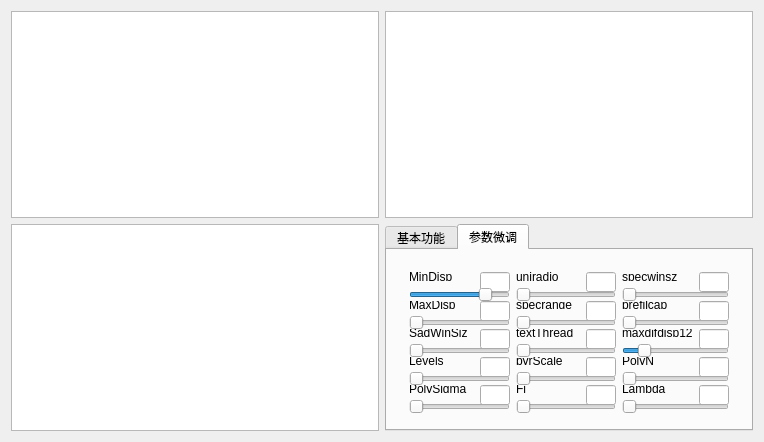
<?xml version="1.0" encoding="UTF-8"?>
<ui version="4.0">
 <class>Match</class>
 <widget class="QWidget" name="Match">
  <property name="geometry">
   <rect>
    <x>0</x>
    <y>0</y>
    <width>760</width>
    <height>438</height>
   </rect>
  </property>
  <property name="windowTitle">
   <string>Match</string>
  </property>
  <layout class="QGridLayout" name="gridLayout">
   <item row="0" column="0">
    <widget class="QGraphicsView" name="Viewer_MatchL">
     <property name="minimumSize">
      <size>
       <width>368</width>
       <height>207</height>
      </size>
     </property>
    </widget>
   </item>
   <item row="0" column="1">
    <widget class="QGraphicsView" name="Viewer_MatchR">
     <property name="minimumSize">
      <size>
       <width>368</width>
       <height>207</height>
      </size>
     </property>
    </widget>
   </item>
   <item row="1" column="0">
    <widget class="QGraphicsView" name="Viewer_ParallaxDiagram">
     <property name="minimumSize">
      <size>
       <width>368</width>
       <height>207</height>
      </size>
     </property>
    </widget>
   </item>
   <item row="1" column="1">
    <widget class="QTabWidget" name="tabWidget_3">
     <property name="minimumSize">
      <size>
       <width>368</width>
       <height>207</height>
      </size>
     </property>
     <property name="maximumSize">
      <size>
       <width>16777215</width>
       <height>16777215</height>
      </size>
     </property>
     <property name="currentIndex">
      <number>1</number>
     </property>
     <widget class="QWidget" name="tab_8">
      <attribute name="title">
       <string>基本功能</string>
      </attribute>
      <layout class="QGridLayout" name="gridLayout_12">
       <item row="0" column="0">
        <widget class="QPushButton" name="pushButton_MatchDefault">
         <property name="minimumSize">
          <size>
           <width>0</width>
           <height>20</height>
          </size>
         </property>
         <property name="text">
          <string>默认参数</string>
         </property>
        </widget>
       </item>
       <item row="0" column="1">
        <widget class="QPushButton" name="pushButton_MatchChooseFiles">
         <property name="minimumSize">
          <size>
           <width>0</width>
           <height>20</height>
          </size>
         </property>
         <property name="text">
          <string>选择文件</string>
         </property>
        </widget>
       </item>
       <item row="0" column="2">
        <widget class="QPushButton" name="pushButton_MatchStart">
         <property name="minimumSize">
          <size>
           <width>0</width>
           <height>20</height>
          </size>
         </property>
         <property name="text">
          <string>开始计算</string>
         </property>
        </widget>
       </item>
       <item row="1" column="0">
        <widget class="QGroupBox" name="groupBox_5">
         <property name="title">
          <string>匹配算法</string>
         </property>
         <layout class="QVBoxLayout" name="verticalLayout_2">
          <item>
           <widget class="QRadioButton" name="radioButton_BM">
            <property name="text">
             <string>BM</string>
            </property>
           </widget>
          </item>
          <item>
           <widget class="QRadioButton" name="radioButton_SGBM">
            <property name="text">
             <string>SGBM</string>
            </property>
           </widget>
          </item>
          <item>
           <widget class="QRadioButton" name="radioButton_VAR">
            <property name="text">
             <string>VAR</string>
            </property>
           </widget>
          </item>
         </layout>
        </widget>
       </item>
       <item row="1" column="1" colspan="2">
        <widget class="QGroupBox" name="groupBox_6">
         <property name="title">
          <string>状态</string>
         </property>
         <layout class="QVBoxLayout" name="verticalLayout_3">
          <item>
           <widget class="QLabel" name="label_35">
            <property name="text">
             <string>左视图:</string>
            </property>
           </widget>
          </item>
          <item>
           <widget class="QLineEdit" name="lineEdit_Lstate"/>
          </item>
          <item>
           <widget class="QLabel" name="label_36">
            <property name="text">
             <string>右视图:</string>
            </property>
           </widget>
          </item>
          <item>
           <widget class="QLineEdit" name="lineEdit_RState"/>
          </item>
          <item>
           <widget class="QLabel" name="label_37">
            <property name="text">
             <string>视差图:</string>
            </property>
           </widget>
          </item>
          <item>
           <widget class="QLineEdit" name="lineEdit_ParallaxDiagramState"/>
          </item>
         </layout>
        </widget>
       </item>
      </layout>
     </widget>
     <widget class="QWidget" name="tab_9">
      <attribute name="title">
       <string>参数微调</string>
      </attribute>
      <layout class="QGridLayout" name="gridLayout_11">
       <item row="0" column="0">
        <widget class="QWidget" name="widget_2" native="true">
         <layout class="QGridLayout" name="gridLayout_10">
          <item row="1" column="2" colspan="2">
           <widget class="QSlider" name="horizontalSlider_uniradio">
            <property name="minimumSize">
             <size>
              <width>0</width>
              <height>15</height>
             </size>
            </property>
            <property name="maximumSize">
             <size>
              <width>16777215</width>
              <height>15</height>
             </size>
            </property>
            <property name="maximum">
             <number>50</number>
            </property>
            <property name="orientation">
             <enum>Qt::Horizontal</enum>
            </property>
           </widget>
          </item>
          <item row="1" column="4" colspan="2">
           <widget class="QSlider" name="horizontalSlider_specwinsz">
            <property name="minimumSize">
             <size>
              <width>0</width>
              <height>15</height>
             </size>
            </property>
            <property name="maximumSize">
             <size>
              <width>16777215</width>
              <height>15</height>
             </size>
            </property>
            <property name="maximum">
             <number>200</number>
            </property>
            <property name="orientation">
             <enum>Qt::Horizontal</enum>
            </property>
           </widget>
          </item>
          <item row="2" column="1">
           <widget class="QLineEdit" name="lineEdit_MaxDisp">
            <property name="minimumSize">
             <size>
              <width>30</width>
              <height>20</height>
             </size>
            </property>
            <property name="maximumSize">
             <size>
              <width>30</width>
              <height>20</height>
             </size>
            </property>
           </widget>
          </item>
          <item row="2" column="2">
           <widget class="QLabel" name="label_26">
            <property name="text">
             <string>specrange</string>
            </property>
           </widget>
          </item>
          <item row="0" column="0">
           <widget class="QLabel" name="label_20">
            <property name="text">
             <string>MinDisp</string>
            </property>
           </widget>
          </item>
          <item row="2" column="0">
           <widget class="QLabel" name="label_21">
            <property name="text">
             <string>MaxDisp</string>
            </property>
           </widget>
          </item>
          <item row="0" column="3">
           <widget class="QLineEdit" name="lineEdit_uniradio">
            <property name="minimumSize">
             <size>
              <width>30</width>
              <height>20</height>
             </size>
            </property>
            <property name="maximumSize">
             <size>
              <width>30</width>
              <height>20</height>
             </size>
            </property>
           </widget>
          </item>
          <item row="0" column="5">
           <widget class="QLineEdit" name="lineEdit_specwinsz">
            <property name="minimumSize">
             <size>
              <width>30</width>
              <height>20</height>
             </size>
            </property>
            <property name="maximumSize">
             <size>
              <width>30</width>
              <height>20</height>
             </size>
            </property>
           </widget>
          </item>
          <item row="0" column="4">
           <widget class="QLabel" name="label_30">
            <property name="text">
             <string>specwinsz</string>
            </property>
           </widget>
          </item>
          <item row="0" column="1">
           <widget class="QLineEdit" name="lineEdit_MinDisp">
            <property name="minimumSize">
             <size>
              <width>30</width>
              <height>20</height>
             </size>
            </property>
            <property name="maximumSize">
             <size>
              <width>30</width>
              <height>20</height>
             </size>
            </property>
           </widget>
          </item>
          <item row="0" column="2">
           <widget class="QLabel" name="label_25">
            <property name="text">
             <string>uniradio</string>
            </property>
           </widget>
          </item>
          <item row="1" column="0" colspan="2">
           <widget class="QSlider" name="horizontalSlider_MinDisp">
            <property name="minimumSize">
             <size>
              <width>0</width>
              <height>15</height>
             </size>
            </property>
            <property name="maximumSize">
             <size>
              <width>16777215</width>
              <height>15</height>
             </size>
            </property>
            <property name="minimum">
             <number>-64</number>
            </property>
            <property name="maximum">
             <number>16</number>
            </property>
            <property name="orientation">
             <enum>Qt::Horizontal</enum>
            </property>
           </widget>
          </item>
          <item row="8" column="0">
           <widget class="QLabel" name="label_24">
            <property name="text">
             <string>PolySigma</string>
            </property>
           </widget>
          </item>
          <item row="4" column="3">
           <widget class="QLineEdit" name="lineEdit_textThread">
            <property name="minimumSize">
             <size>
              <width>30</width>
              <height>20</height>
             </size>
            </property>
            <property name="maximumSize">
             <size>
              <width>30</width>
              <height>20</height>
             </size>
            </property>
           </widget>
          </item>
          <item row="6" column="0">
           <widget class="QLabel" name="label_23">
            <property name="text">
             <string>Levels</string>
            </property>
           </widget>
          </item>
          <item row="3" column="2" colspan="2">
           <widget class="QSlider" name="horizontalSlider_specrange">
            <property name="minimumSize">
             <size>
              <width>0</width>
              <height>15</height>
             </size>
            </property>
            <property name="maximumSize">
             <size>
              <width>16777215</width>
              <height>15</height>
             </size>
            </property>
            <property name="maximum">
             <number>64</number>
            </property>
            <property name="orientation">
             <enum>Qt::Horizontal</enum>
            </property>
           </widget>
          </item>
          <item row="6" column="3">
           <widget class="QLineEdit" name="lineEdit_pyrScale">
            <property name="minimumSize">
             <size>
              <width>30</width>
              <height>20</height>
             </size>
            </property>
            <property name="maximumSize">
             <size>
              <width>30</width>
              <height>20</height>
             </size>
            </property>
           </widget>
          </item>
          <item row="5" column="0" colspan="2">
           <widget class="QSlider" name="horizontalSlider_SadWinSiz">
            <property name="minimumSize">
             <size>
              <width>0</width>
              <height>15</height>
             </size>
            </property>
            <property name="maximumSize">
             <size>
              <width>16777215</width>
              <height>15</height>
             </size>
            </property>
            <property name="minimum">
             <number>5</number>
            </property>
            <property name="maximum">
             <number>51</number>
            </property>
            <property name="singleStep">
             <number>2</number>
            </property>
            <property name="orientation">
             <enum>Qt::Horizontal</enum>
            </property>
           </widget>
          </item>
          <item row="5" column="4" colspan="2">
           <widget class="QSlider" name="horizontalSlider_maxdifdisp12">
            <property name="minimumSize">
             <size>
              <width>0</width>
              <height>15</height>
             </size>
            </property>
            <property name="maximumSize">
             <size>
              <width>16777215</width>
              <height>15</height>
             </size>
            </property>
            <property name="minimum">
             <number>-1</number>
            </property>
            <property name="maximum">
             <number>5</number>
            </property>
            <property name="orientation">
             <enum>Qt::Horizontal</enum>
            </property>
           </widget>
          </item>
          <item row="6" column="4">
           <widget class="QLabel" name="label_33">
            <property name="text">
             <string>PolyN</string>
            </property>
           </widget>
          </item>
          <item row="4" column="5">
           <widget class="QLineEdit" name="lineEdit_maxdifdisp12">
            <property name="minimumSize">
             <size>
              <width>30</width>
              <height>20</height>
             </size>
            </property>
            <property name="maximumSize">
             <size>
              <width>30</width>
              <height>20</height>
             </size>
            </property>
           </widget>
          </item>
          <item row="7" column="2" colspan="2">
           <widget class="QSlider" name="horizontalSlider_pyrScale">
            <property name="minimumSize">
             <size>
              <width>0</width>
              <height>15</height>
             </size>
            </property>
            <property name="maximumSize">
             <size>
              <width>16777215</width>
              <height>15</height>
             </size>
            </property>
            <property name="minimum">
             <number>1</number>
            </property>
            <property name="maximum">
             <number>10</number>
            </property>
            <property name="singleStep">
             <number>1</number>
            </property>
            <property name="value">
             <number>1</number>
            </property>
            <property name="orientation">
             <enum>Qt::Horizontal</enum>
            </property>
           </widget>
          </item>
          <item row="3" column="4" colspan="2">
           <widget class="QSlider" name="horizontalSlider_prefilcap">
            <property name="minimumSize">
             <size>
              <width>0</width>
              <height>15</height>
             </size>
            </property>
            <property name="maximumSize">
             <size>
              <width>16777215</width>
              <height>15</height>
             </size>
            </property>
            <property name="minimum">
             <number>1</number>
            </property>
            <property name="maximum">
             <number>100</number>
            </property>
            <property name="orientation">
             <enum>Qt::Horizontal</enum>
            </property>
           </widget>
          </item>
          <item row="2" column="5">
           <widget class="QLineEdit" name="lineEdit_prefilcap">
            <property name="minimumSize">
             <size>
              <width>30</width>
              <height>20</height>
             </size>
            </property>
            <property name="maximumSize">
             <size>
              <width>30</width>
              <height>20</height>
             </size>
            </property>
           </widget>
          </item>
          <item row="4" column="0">
           <widget class="QLabel" name="label_22">
            <property name="text">
             <string>SadWinSiz</string>
            </property>
           </widget>
          </item>
          <item row="2" column="3">
           <widget class="QLineEdit" name="lineEdit_specrange">
            <property name="minimumSize">
             <size>
              <width>30</width>
              <height>20</height>
             </size>
            </property>
            <property name="maximumSize">
             <size>
              <width>30</width>
              <height>20</height>
             </size>
            </property>
           </widget>
          </item>
          <item row="2" column="4">
           <widget class="QLabel" name="label_31">
            <property name="text">
             <string>prefilcap</string>
            </property>
           </widget>
          </item>
          <item row="4" column="2">
           <widget class="QLabel" name="label_27">
            <property name="text">
             <string>textThread</string>
            </property>
           </widget>
          </item>
          <item row="6" column="2">
           <widget class="QLabel" name="label_28">
            <property name="text">
             <string>pyrScale</string>
            </property>
           </widget>
          </item>
          <item row="3" column="0" colspan="2">
           <widget class="QSlider" name="horizontalSlider_MaxDisp">
            <property name="minimumSize">
             <size>
              <width>0</width>
              <height>15</height>
             </size>
            </property>
            <property name="maximumSize">
             <size>
              <width>16777215</width>
              <height>15</height>
             </size>
            </property>
            <property name="minimum">
             <number>16</number>
            </property>
            <property name="maximum">
             <number>256</number>
            </property>
            <property name="singleStep">
             <number>16</number>
            </property>
            <property name="orientation">
             <enum>Qt::Horizontal</enum>
            </property>
           </widget>
          </item>
          <item row="7" column="0" colspan="2">
           <widget class="QSlider" name="horizontalSlider_Levels">
            <property name="minimumSize">
             <size>
              <width>0</width>
              <height>15</height>
             </size>
            </property>
            <property name="maximumSize">
             <size>
              <width>16777215</width>
              <height>15</height>
             </size>
            </property>
            <property name="minimum">
             <number>1</number>
            </property>
            <property name="maximum">
             <number>10</number>
            </property>
            <property name="orientation">
             <enum>Qt::Horizontal</enum>
            </property>
           </widget>
          </item>
          <item row="4" column="1">
           <widget class="QLineEdit" name="lineEdit_SadWinSiz">
            <property name="minimumSize">
             <size>
              <width>30</width>
              <height>20</height>
             </size>
            </property>
            <property name="maximumSize">
             <size>
              <width>30</width>
              <height>20</height>
             </size>
            </property>
           </widget>
          </item>
          <item row="6" column="1">
           <widget class="QLineEdit" name="lineEdit_Levels">
            <property name="minimumSize">
             <size>
              <width>30</width>
              <height>20</height>
             </size>
            </property>
            <property name="maximumSize">
             <size>
              <width>30</width>
              <height>20</height>
             </size>
            </property>
           </widget>
          </item>
          <item row="6" column="5">
           <widget class="QLineEdit" name="lineEdit_PolyN">
            <property name="minimumSize">
             <size>
              <width>30</width>
              <height>20</height>
             </size>
            </property>
            <property name="maximumSize">
             <size>
              <width>30</width>
              <height>20</height>
             </size>
            </property>
           </widget>
          </item>
          <item row="5" column="2" colspan="2">
           <widget class="QSlider" name="horizontalSlider_textThread">
            <property name="minimumSize">
             <size>
              <width>0</width>
              <height>15</height>
             </size>
            </property>
            <property name="maximumSize">
             <size>
              <width>16777215</width>
              <height>15</height>
             </size>
            </property>
            <property name="maximum">
             <number>50</number>
            </property>
            <property name="orientation">
             <enum>Qt::Horizontal</enum>
            </property>
           </widget>
          </item>
          <item row="4" column="4">
           <widget class="QLabel" name="label_32">
            <property name="text">
             <string>maxdifdisp12</string>
            </property>
           </widget>
          </item>
          <item row="7" column="4" colspan="2">
           <widget class="QSlider" name="horizontalSlider_PolyN">
            <property name="minimumSize">
             <size>
              <width>0</width>
              <height>15</height>
             </size>
            </property>
            <property name="maximumSize">
             <size>
              <width>16777215</width>
              <height>15</height>
             </size>
            </property>
            <property name="minimum">
             <number>3</number>
            </property>
            <property name="maximum">
             <number>61</number>
            </property>
            <property name="singleStep">
             <number>2</number>
            </property>
            <property name="orientation">
             <enum>Qt::Horizontal</enum>
            </property>
           </widget>
          </item>
          <item row="8" column="4">
           <widget class="QLabel" name="label_34">
            <property name="text">
             <string>Lambda</string>
            </property>
           </widget>
          </item>
          <item row="8" column="5">
           <widget class="QLineEdit" name="lineEdit_Lambda">
            <property name="minimumSize">
             <size>
              <width>30</width>
              <height>20</height>
             </size>
            </property>
            <property name="maximumSize">
             <size>
              <width>30</width>
              <height>20</height>
             </size>
            </property>
           </widget>
          </item>
          <item row="9" column="2" colspan="2">
           <widget class="QSlider" name="horizontalSlider_Fi">
            <property name="minimumSize">
             <size>
              <width>0</width>
              <height>15</height>
             </size>
            </property>
            <property name="maximumSize">
             <size>
              <width>16777215</width>
              <height>15</height>
             </size>
            </property>
            <property name="maximum">
             <number>900</number>
            </property>
            <property name="orientation">
             <enum>Qt::Horizontal</enum>
            </property>
           </widget>
          </item>
          <item row="8" column="2">
           <widget class="QLabel" name="label_29">
            <property name="text">
             <string>Fi</string>
            </property>
           </widget>
          </item>
          <item row="8" column="3">
           <widget class="QLineEdit" name="lineEdit_Fi">
            <property name="minimumSize">
             <size>
              <width>30</width>
              <height>20</height>
             </size>
            </property>
            <property name="maximumSize">
             <size>
              <width>30</width>
              <height>20</height>
             </size>
            </property>
           </widget>
          </item>
          <item row="9" column="0" colspan="2">
           <widget class="QSlider" name="horizontalSlider_PolySigma">
            <property name="minimumSize">
             <size>
              <width>0</width>
              <height>15</height>
             </size>
            </property>
            <property name="maximumSize">
             <size>
              <width>16777215</width>
              <height>15</height>
             </size>
            </property>
            <property name="maximum">
             <number>1000</number>
            </property>
            <property name="orientation">
             <enum>Qt::Horizontal</enum>
            </property>
           </widget>
          </item>
          <item row="9" column="4" colspan="2">
           <widget class="QSlider" name="horizontalSlider_Lambda">
            <property name="minimumSize">
             <size>
              <width>0</width>
              <height>15</height>
             </size>
            </property>
            <property name="maximumSize">
             <size>
              <width>16777215</width>
              <height>15</height>
             </size>
            </property>
            <property name="maximum">
             <number>100</number>
            </property>
            <property name="orientation">
             <enum>Qt::Horizontal</enum>
            </property>
           </widget>
          </item>
          <item row="8" column="1">
           <widget class="QLineEdit" name="lineEdit_PolySigma">
            <property name="minimumSize">
             <size>
              <width>30</width>
              <height>20</height>
             </size>
            </property>
            <property name="maximumSize">
             <size>
              <width>30</width>
              <height>20</height>
             </size>
            </property>
           </widget>
          </item>
         </layout>
        </widget>
       </item>
      </layout>
     </widget>
    </widget>
   </item>
  </layout>
 </widget>
 <layoutdefault spacing="6" margin="11"/>
 <resources/>
 <connections/>
</ui>
